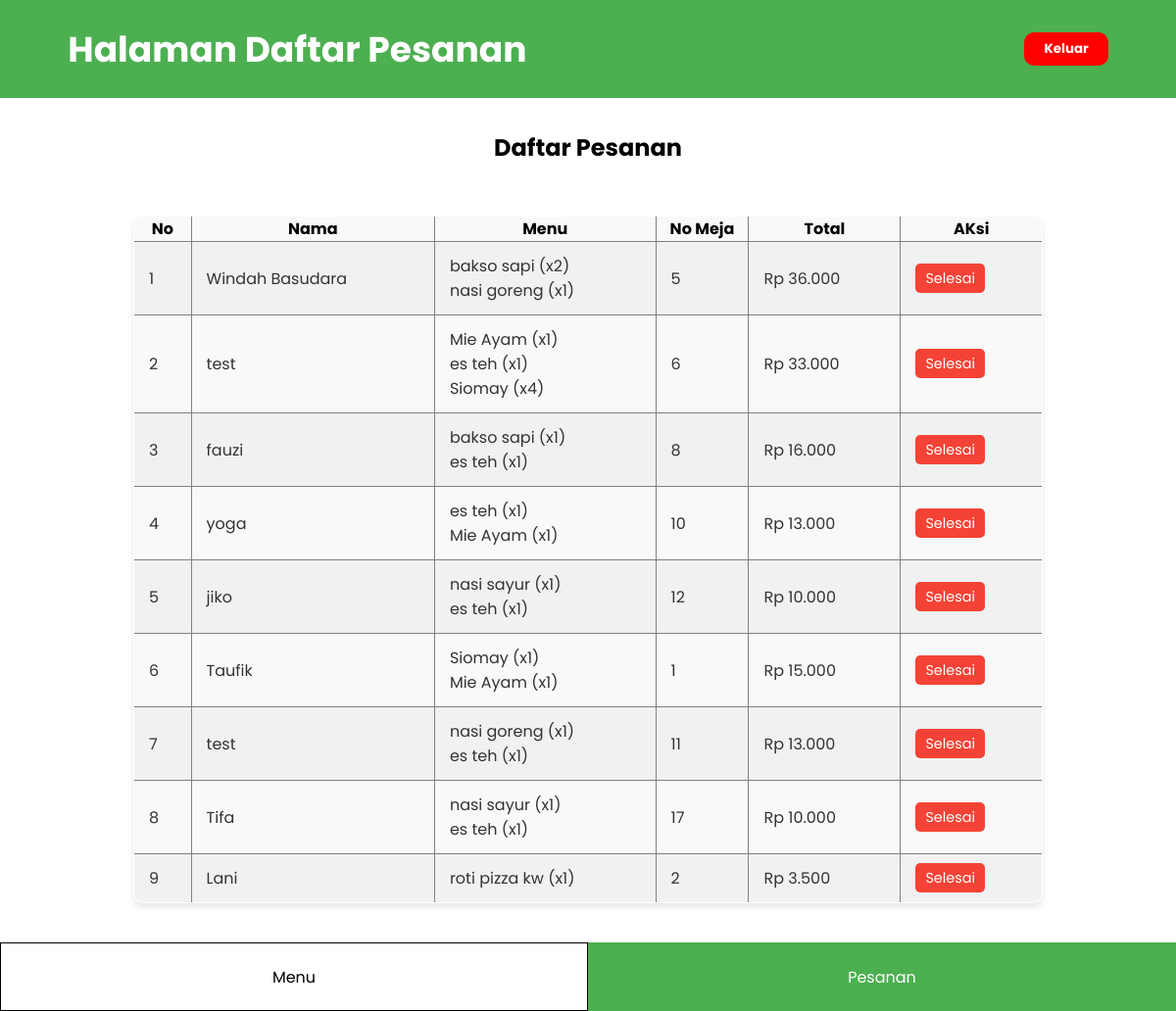
The page /admin_pesanan.php on the database its author committed.
### tables this page shows
CREATE TABLE `pelanggan` (
  `id_pelanggan` int NOT NULL,
  `nama_pelanggan` varchar(100) DEFAULT NULL,
  `no_meja` int DEFAULT NULL
);

### admin_pesanan.php (the view, shortened to what this page needs)
<?php
    include "database.php";
    $sql_select = "SELECT
                  pelanggan.id_pelanggan,
                  pelanggan.nama_pelanggan,
                  pelanggan.no_meja,
                  GROUP_CONCAT(CONCAT(menu.nama_makanan, ' (x', pesanan.jumlah, ')') SEPARATOR '\n') AS daftar_menu,
                  SUM(pesanan.jumlah * menu.harga) AS total_harga
               FROM pesanan
               JOIN pelanggan ON pesanan.id_pelanggan = pelanggan.id_pelanggan
               JOIN menu ON pesanan.id_menu = menu.id_menu
               GROUP BY pelanggan.id_pelanggan, pelanggan.nama_pelanggan, pelanggan.no_meja";
    $result = $conn->query($sql_select);
?>
<!DOCTYPE html>
<html lang="en">
<head>
</head>
<body>
    <header>
        <p>Halaman Daftar Pesanan</p>
        <button onclick="window.location.href='/tugas_akhir_pwt'">Keluar</button>
    </header>
    <main>
    <h2 class="judul">Daftar Pesanan</h2>
    <section class="data">
        <table border="1" cellspacing="0" cellpadding="5">
            <tr>
                <th>No</th>
                <th>Nama</th>
                <th>Menu</th>
                <th>No Meja</th>
                <th>Total</th>
                <th>AKsi</th>
            </tr>
            <?php
            if ($result->num_rows > 0) {
                $no = 1;
                while ($row = $result->fetch_assoc()) {
                    echo "<tr>";
                    echo "<td>" . $no++ . "</td>";
                    echo "<td>" . $row['nama_pelanggan'] . "</td>";
                    echo "<td>" . nl2br($row['daftar_menu']) . "</td>";
                    echo "<td>" . $row['no_meja'] . "</td>";
                    echo "<td>Rp " . number_format($row['total_harga'], 0, ',', '.') . "</td>";
                    echo "<td>";
                    echo "<a href='admin_pesanan.php?hapus=" . $row['id_pelanggan'] . "' onclick='return confirm(\"Apakah pesanan ini sudah dilayani?\")'>Selesai</a>";
                    echo "</td>";
                    echo "</tr>";
                }
            } else {
                echo "<tr><td colspan='6'>Tidak ada data</td></tr>";
            }
            ?>
        </table>
    </section>
    </main>
    <footer>
        <a class="menu1" href="admin_menu.php">Menu</a>
        <a class="menu2" href="admin_pesanan.php">Pesanan</a>
    </footer>
    <div class="kosong" style="height: 70px;">
    </div>
</body>
</html>

### admin_pesanan.php (style rules this page uses)
* { margin: 0; padding: 0; box-sizing: border-box; font-family: "Poppins", serif; }
header { width: 100%; height: 100px; background-color: #4CAF50; display: flex; justify-content: space-between;; align-items: center; padding: 0 5.78vw; }
header p { font-size: 2.25rem; color: white; font-weight: bold; }
header button { padding: 7px 20px; background-color: red; border: none; color: white; font-weight: bold; border-radius: 10px; cursor: pointer; }
.judul { width: 100%; height: 100px; color: black; display: flex; justify-content: center; align-items: center; }
.data { display: flex; justify-content: center; align-items: center; flex-direction: column; min-height: 200px; padding: 20px; }
.data table { width: 80%; border-collapse: collapse; margin-bottom: 20px; box-shadow: 0px 4px 6px rgba(0, 0, 0, 0.1); border-radius: 10px; overflow: hidden; }
.data table tbody tr { background-color: #f9f9f9; }
.data table tbody tr:nth-child(even) { background-color: #f1f1f1; }
.data table tbody td { padding: 12px 15px; text-align: left; font-size: 1rem; color: #333; }
.data table tbody td a { text-decoration: none; color: white; background-color: #f44336; padding: 5px 10px; border-radius: 5px; font-size: 0.9rem; transition: background-color 0.3s ease; }
footer { width: 100%; display: flex; height: 70px; position: fixed; bottom: 0; }
footer a { width: 50%; display: flex; justify-content: center; align-items: center; }
footer .menu1 { text-decoration: none; background-color: white; border: 1px solid black; color: black; }
footer .menu2 { background-color: #4CAF50; color: white; text-decoration: none; }

### rows shown on the page
pelanggan: nama_pelanggan "Windah Basudara", daftar_menu "bakso sapi (x2) nasi goreng (x1)", no_meja "5", total_harga "36.000"
pelanggan: nama_pelanggan "test", daftar_menu "Mie Ayam (x1) es teh (x1) Siomay (x4)", no_meja "6", total_harga "33.000"
pelanggan: nama_pelanggan "fauzi", daftar_menu "bakso sapi (x1) es teh (x1)", no_meja "8", total_harga "16.000"
pelanggan: nama_pelanggan "yoga", daftar_menu "es teh (x1) Mie Ayam (x1)", no_meja "10", total_harga "13.000"
pelanggan: nama_pelanggan "jiko", daftar_menu "nasi sayur (x1) es teh (x1)", no_meja "12", total_harga "10.000"
pelanggan: nama_pelanggan "Taufik", daftar_menu "Siomay (x1) Mie Ayam (x1)", no_meja "1", total_harga "15.000"
pelanggan: nama_pelanggan "test", daftar_menu "nasi goreng (x1) es teh (x1)", no_meja "11", total_harga "13.000"
pelanggan: nama_pelanggan "Tifa", daftar_menu "nasi sayur (x1) es teh (x1)", no_meja "17", total_harga "10.000"
pelanggan: nama_pelanggan "Lani", daftar_menu "roti pizza kw (x1)", no_meja "2", total_harga "3.500"
